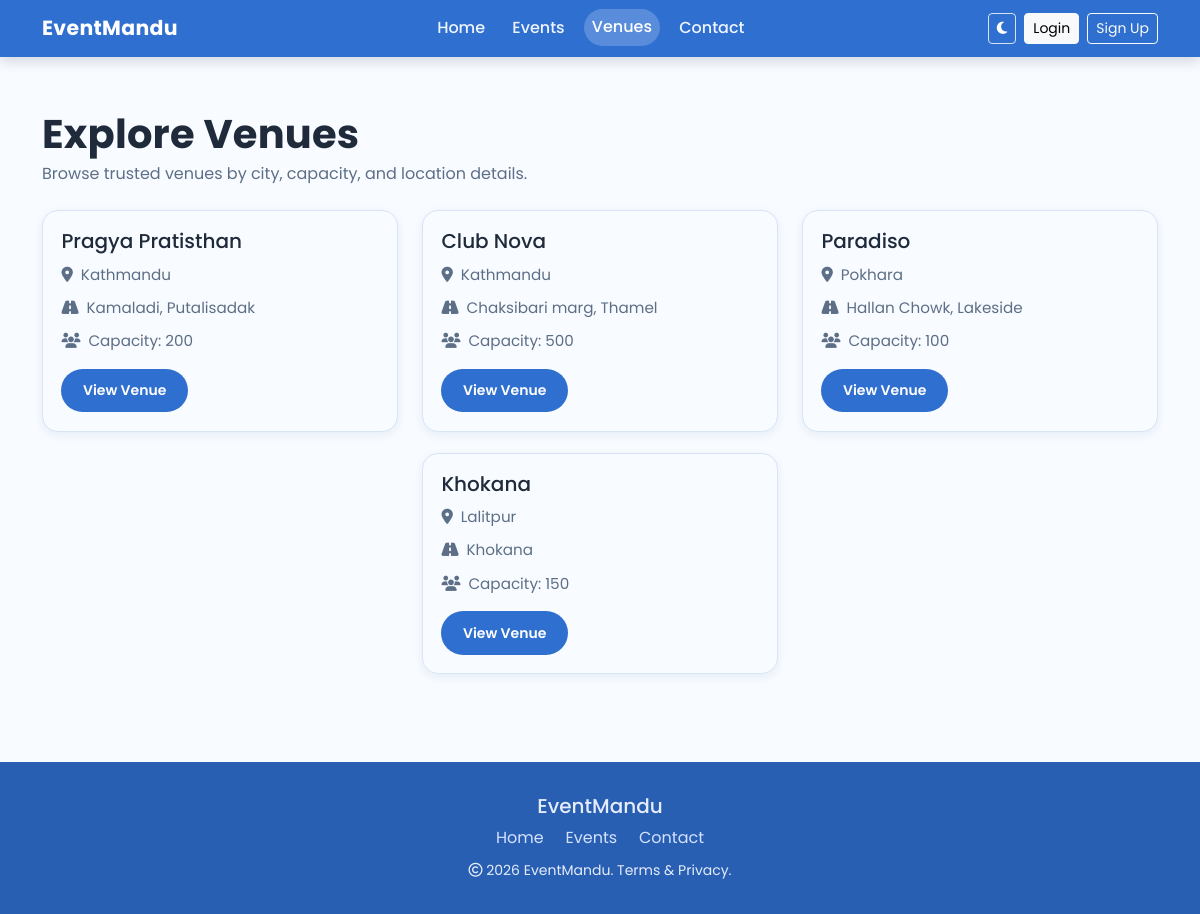
The page /venues/ on the database as committed earlier.
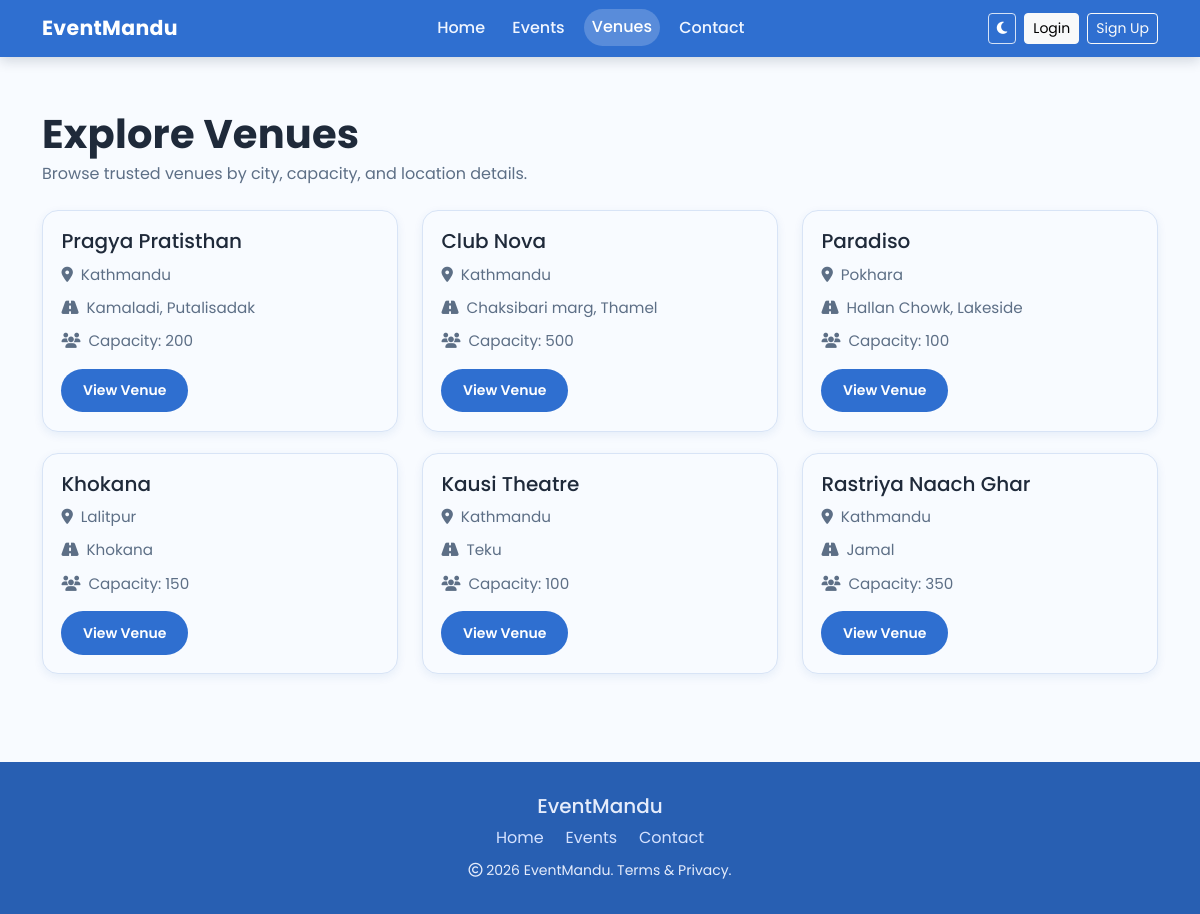
The same page on the database as committed later.
### events/models.py (models this page shows, shortened)
class Venue(models.Model):
    name = models.CharField(max_length=200)
    address = models.TextField()
    capacity = models.IntegerField()
    latitude = models.FloatField()
    longitude = models.FloatField()
    city = models.CharField(max_length=100)

### events/views.py (the view)
def venues_view(request):
    venues = Venue.objects.all()
    return render(request, "venues.html", {"venues": venues})

### events/context_processors.py (called while the page is built)
def user_role(request):
    role = None
    if request.user.is_authenticated:
        role = get_user_role(request.user)
    return {"user_role": role}

### templates/venues.html (shortened to what this page needs)
{% load static %}
<!doctype html>
<html lang="en" data-bs-theme="light">
  <head>
    <link
      href="https://cdn.jsdelivr.net/npm/bootstrap@5.3.2/dist/css/bootstrap.min.css"
      rel="stylesheet"
    />
    <link
      rel="stylesheet"
      href="https://cdnjs.cloudflare.com/ajax/libs/font-awesome/6.5.2/css/all.min.css"
    />
    <link rel="stylesheet" href="{% static 'css/style.css' %}?v=20260228a" />
  </head>
  <body>
    <nav class="navbar navbar-expand-lg fixed-top brand-nav navbar-dark">
      <div class="container">
        <a class="navbar-brand brand-name" href="{% url 'home' %}"
          >EventMandu</a
        >
        <div class="collapse navbar-collapse" id="navbarNav">
          <ul class="navbar-nav mx-auto text-center">
            <li class="nav-item">
              <a
                class="nav-link {% if request.resolver_match.url_name == 'home' %}active{% endif %}"
                href="{% url 'home' %}"
                >Home</a
              >
            </li>
            <li class="nav-item">
              <a
                class="nav-link {% if request.resolver_match.url_name == 'events' %}active{% endif %}"
                href="{% url 'events' %}"
                >Events</a
              >
            </li>
            <li class="nav-item">
              <a
                class="nav-link {% if request.resolver_match.url_name == 'venues' %}active{% endif %}"
                href="{% url 'venues' %}"
                >Venues</a
              >
            </li>
            <li class="nav-item">
              <a
                class="nav-link {% if request.resolver_match.url_name == 'contact' %}active{% endif %}"
                href="{% url 'contact' %}"
                >Contact</a
              >
            </li>
          </ul>
          <div class="d-flex align-items-center gap-2 justify-content-center">
            <button
              class="btn btn-sm theme-toggle"
              id="themeToggle"
              type="button"
              aria-label="Toggle theme"
            >
              <i class="fa-solid fa-moon"></i>
            </button>
            {% if user.is_authenticated %}
              <div class="dropdown">
                <button
                  class="btn btn-sm btn-light dropdown-toggle"
                  type="button"
                  data-bs-toggle="dropdown"
                >
                  <i class="fa-solid fa-user"></i> {{ user.username }}
                </button>
                <ul class="dropdown-menu dropdown-menu-end">
                  <li>
                    <a class="dropdown-item" href="{% url 'profile_preferences' %}">Profile & Preferences</a>
                  </li>
                  {% if user_role == "admin" %}
                    <li>
                      <a class="dropdown-item" href="{% url 'admin_dashboard' %}">Admin Dashboard</a>
                    </li>
                  {% endif %}
                  {% if user_role == "organizer" or user_role == "admin" %}
                    <li>
                      <a class="dropdown-item" href="{% url 'organizer_dashboard' %}">Organizer Dashboard</a>
                    </li>
                  {% endif %}
                  <li>
                    <a class="dropdown-item" href="{% url 'tickets' %}">My Tickets</a>
                  </li>
                  <li>
                    <a class="dropdown-item" href="{% url 'logout' %}">Logout</a>
                  </li>
                </ul>
              </div>
            {% else %}
              <a class="btn btn-sm btn-light" href="{% url 'login' %}">Login</a>
              <a class="btn btn-sm btn-outline-light" href="{% url 'register' %}">Sign Up</a>
            {% endif %}
          </div>
        </div>
      </div>
    </nav>
    <main class="section-space pt-4">
      <div class="container">
        <div class="d-flex justify-content-between align-items-end mb-4">
          <div>
            <h1 class="section-title mb-1">Explore Venues</h1>
            <p class="section-subtitle mb-0">
              Browse trusted venues by city, capacity, and location details.
            </p>
          </div>
        </div>
        <div class="row event-grid">
          {% for venue in venues %}
          <div class="col-lg-4 col-md-6">
            <article class="event-card">
              <h5 class="mb-2">{{ venue.name }}</h5>
              <p class="event-meta mb-2">
                <i class="fa-solid fa-location-dot me-2"></i>{{ venue.city }}
              </p>
              <p class="event-meta mb-2">
                <i class="fa-solid fa-road me-2"></i>{{ venue.address }}
              </p>
              <p class="event-meta mb-2">
                <i class="fa-solid fa-users me-2"></i>Capacity: {{ venue.capacity }}
              </p>
              <a
                href="{% url 'venue_detail' venue.id %}"
                class="btn btn-primary-brand btn-sm mt-2"
                >View Venue</a
              >
            </article>
          </div>
          {% empty %}
          <div class="col-12">
            <div class="alert alert-info">No venues available right now.</div>
          </div>
          {% endfor %}
        </div>
      </div>
    </main>
    <footer class="site-footer">
      <div class="container text-center">
        <h5 class="mb-2">EventMandu</h5>
        <div class="mb-2">
          <a class="footer-link" href="{% url 'home' %}">Home</a>
          <a class="footer-link" href="{% url 'events' %}">Events</a>
          <a class="footer-link" href="{% url 'contact' %}">Contact</a>
        </div>
        <small
          ><i class="fa-regular fa-copyright"></i> 2026 EventMandu. Terms &
          Privacy.</small
        >
      </div>
    </footer>
  </body>
</html>

### static/css/style.css (style rules this page uses)
:root { --primary: #2f6fd0; --accent: #ff7a59; --bg: #f8fbff; --bg-soft: #eef4ff; --text: #1f2a3a; --muted: #5d6f86; --slate: #32465e; --line: #d8e4f6; --radius: 16px; --radius-sm: 12px; --shadow: 0 18px 42px rgba(13, 71, 161, 0.12); --shadow-card: 0 3px 10px rgba(13, 71, 161, 0.08); --shadow-card-hover: 0 3px 10px rgba(13, 71, 161, 0.1); --nav-offset: 110px; --nav-offset-mobile: 96px; }
* { box-sizing: border-box; }
html, body { min-height: 100%; }
body { margin: 0; padding-top: 0; background: var(--bg); color: var(--text); font-family: "Poppins", "Montserrat", sans-serif; display: flex; flex-direction: column; min-height: 100vh; }
a { color: inherit; text-decoration: none; }
.section-space { padding: 5.5rem 0; }
main { flex: 1 0 auto; padding-top: var(--nav-offset) !important; }
main.pt-4 { padding-top: var(--nav-offset) !important; }
.section-title { font-weight: 700; letter-spacing: 0.2px; }
.section-subtitle { color: var(--muted); }
.brand-nav { background: var(--primary); box-shadow: 0 4px 12px rgba(10, 25, 48, 0.16); }
.brand-name { font-weight: 700; font-size: 1.28rem; letter-spacing: 0.3px; }
.brand-nav .nav-link { color: #eff5ff; font-weight: 500; margin: 0 0.35rem; border-radius: 999px; padding: 0.4rem 0.85rem; transition: background-color 0.25s ease, transform 0.25s ease; }
.brand-nav .nav-link:hover, .brand-nav .nav-link.active { color: #ffffff; background-color: rgba(255, 255, 255, 0.2); transform: translateY(-1px); }
.theme-toggle { border: 1px solid rgba(255, 255, 255, 0.8); color: #ffffff; }
.btn-primary-brand { background: var(--primary); border: none; color: #ffffff; border-radius: 999px; padding: 0.7rem 1.35rem; font-weight: 600; }
.feature-card, .event-card, .soft-card, .auth-card, .tickets-card { background: var(--bg); border: 1px solid var(--line); border-radius: var(--radius); box-shadow: var(--shadow-card); }
.event-grid { row-gap: 1.3rem; justify-content: center; }
.event-card { padding: 1.15rem; height: 100%; position: relative; transition: transform 0.25s ease, box-shadow 0.25s ease; }
.event-meta { color: var(--muted); margin: 0.65rem 0; font-size: 0.95rem; }
footer.site-footer { margin-top: auto; padding: 2rem 0; background: #285fb2; color: #e5ecfb; }
footer .footer-link { color: #d5e2ff; margin: 0 0.55rem; }

Rows that differ between the two databases and show on the page:
added Venue: name "Kausi Theatre", city "Kathmandu", address "Teku", capacity "100"
added Venue: name "Rastriya Naach Ghar", city "Kathmandu", address "Jamal", capacity "350"
